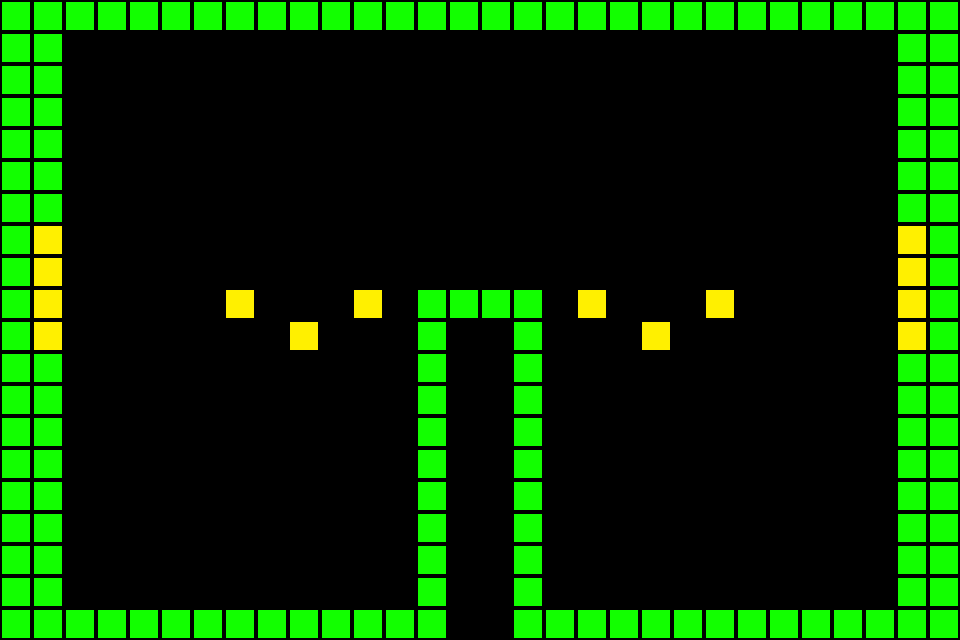

The image is a tile-based game level rendered from a .tmx file. Its description and source (layers, tilesets, objects; grid data summarised) follow:
An orthogonal 30x20 tile map with 32x32 px tiles, 1 tile layer (Tile Layer 1) and 16 objects (11x powerChip, 3x positivePole, launcher, shutDownSite).

<map version="1.0" orientation="orthogonal" width="30" height="20" tilewidth="32" tileheight="32">
 <tileset firstgid="1" name="tilemap-hd" tilewidth="32" tileheight="32">
  <image source="tilemap-hd.png" width="64" height="64" />
  <tile id="0">
   <properties>
    <property name="Collidable" value="True" />
    <property name="Color" value="Blue" />
   </properties>
  </tile>
  <tile id="1">
   <properties>
    <property name="Collidable" value="True" />
    <property name="Color" value="Purple" />
   </properties>
  </tile>
  <tile id="2">
   <properties>
    <property name="Collidable" value="True" />
    <property name="Color" value="Green" />
   </properties>
  </tile>
  <tile id="3">
   <properties>
    <property name="Collidable" value="True" />
    <property name="Color" value="Yellow" />
   </properties>
  </tile>
 </tileset>
 <layer name="Tile Layer 1" width="30" height="20">
  <data>[600 cells, 158 non-empty, 2 distinct tile ids]</data>
 </layer>
 <objectgroup name="Object Layer 1" width="30" height="20">
  <object name="Launcher" type="launcher" x="320" y="512">
   <properties>
    <property name="direction" value="up" />
   </properties>
  </object>
  <object name="Pole" type="positivePole" x="480" y="224" />
  <object name="Site" type="shutDownSite" x="640" y="512" />
  <object name="Pole" type="positivePole" x="480" y="160" />
  <object name="Pole" type="positivePole" x="480" y="96" />
  <object name="c" type="powerChip" x="224" y="448" />
  <object name="c" type="powerChip" x="128" y="352" />
  <object name="c" type="powerChip" x="128" y="256" />
  <object name="c" type="powerChip" x="256" y="192" />
  <object name="c" type="powerChip" x="384" y="192" />
  <object name="c" type="powerChip" x="576" y="192" />
  <object name="c" type="powerChip" x="480" y="192" />
  <object name="c" type="powerChip" x="672" y="192" />
  <object name="c" type="powerChip" x="832" y="256" />
  <object name="c" type="powerChip" x="832" y="352" />
  <object name="c" type="powerChip" x="736" y="448" />
 </objectgroup>
</map>